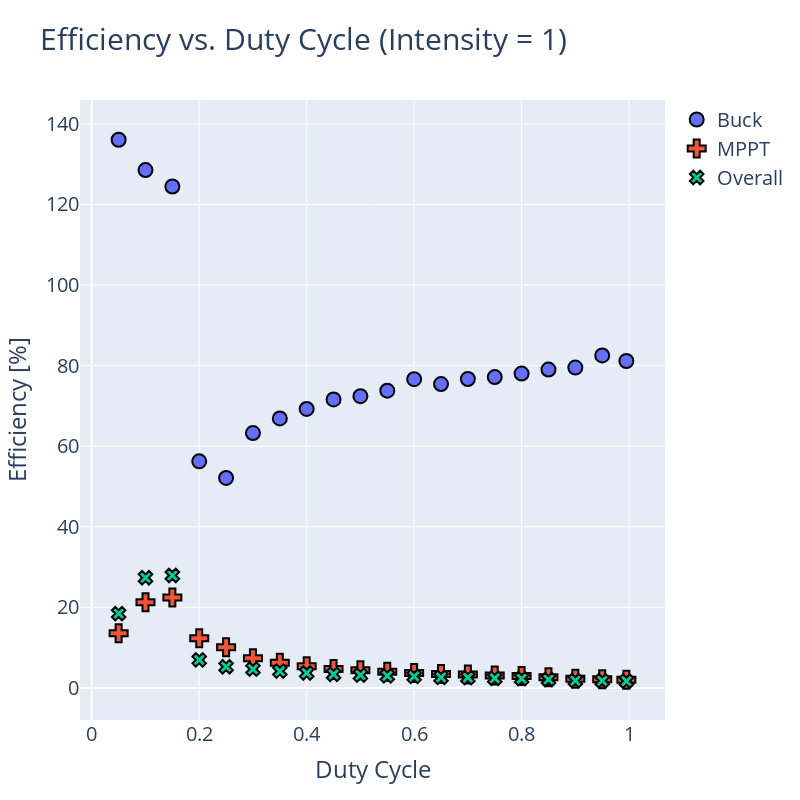

Notebook cell for this chart:
### Code cell
# Plot settings
# General font size 20
# Title font size 30
# Marker size 14
# Plot size 800x800
marker_size = 14 

# Use LaTeX text for \eta

# Use plotly go to make a plot for df_intensity_1. Plot eta1_buck, eta2_mppt, and eta_overall vs. duty cycle
fig = go.Figure()
fig.add_trace(go.Scatter(x=df_intensity_1['Duty'], y=df_intensity_1['eta1_buck'], mode='markers', name='Buck', marker=dict(size=marker_size,
                                                                                                                           symbol = 'circle',
                                                                                                                           line=dict(width=2, color='Black') 
                                                                                                                           )))
fig.add_trace(go.Scatter(x=df_intensity_1['Duty'], y=df_intensity_1['eta2_mppt'], mode='markers', name='MPPT', marker=dict(size=marker_size+1,
                                                                                                                           symbol = 'cross',
                                                                                                                           line=dict(width=2, color='Black')
                                                                                                                           )))
fig.add_trace(go.Scatter(x=df_intensity_1['Duty'], y=df_intensity_1['eta_overall'], mode='markers', name='Overall', marker=dict(size=marker_size-2,
                                                                                                                                symbol='x',
                                                                                                                                line=dict(width=2, color='Black')
                                                                                                                                )))
fig.update_layout(title='Efficiency vs. Duty Cycle (Intensity = 1)', xaxis_title='Duty Cycle', yaxis_title='Efficiency [%]', font=dict(size=20), title_font_size=30)
fig.update_layout(width=800, height=800)
fig.write_image('./plots/t4/effect_of_duty_cycle_intensity_1.png')
fig.show()

### Figure 1 — Plotly figure (JSON) as saved in the notebook; plotly's stock layout.template omitted (floating-point values rounded to 4 significant figures)
{"data": [{"marker": {"line": {"color": "Black", "width": 2}, "size": 14, "symbol": "circle"}, "mode": "markers", "name": "Buck", "type": "scatter", "x": [0.05, 0.1, 0.15, 0.2, 0.25, 0.3, 0.35, 0.4, 0.45, 0.5, 0.55, 0.6, 0.65, 0.7, 0.75, 0.8, 0.85, 0.9, 0.95, 0.995], "y": [136.1, 128.5, 124.4, 56.23, 52.13, 63.25, 66.89, 69.25, 71.6, 72.41, 73.78, 76.64, 75.4, 76.68, 77.15, 78.01, 79.01, 79.51, 82.51, 81.14]}, {"marker": {"line": {"color": "Black", "width": 2}, "size": 15, "symbol": "cross"}, "mode": "markers", "name": "MPPT", "type": "scatter", "x": [0.05, 0.1, 0.15, 0.2, 0.25, 0.3, 0.35, 0.4, 0.45, 0.5, 0.55, 0.6, 0.65, 0.7, 0.75, 0.8, 0.85, 0.9, 0.95, 0.995], "y": [13.56, 21.28, 22.43, 12.36, 10.08, 7.369, 6.224, 5.37, 4.716, 4.407, 4.046, 3.727, 3.469, 3.343, 3.109, 2.947, 2.636, 2.28, 2.145, 2.062]}, {"marker": {"line": {"color": "Black", "width": 2}, "size": 12, "symbol": "x"}, "mode": "markers", "name": "Overall", "type": "scatter", "x": [0.05, 0.1, 0.15, 0.2, 0.25, 0.3, 0.35, 0.4, 0.45, 0.5, 0.55, 0.6, 0.65, 0.7, 0.75, 0.8, 0.85, 0.9, 0.95, 0.995], "y": [18.45, 27.34, 27.91, 6.949, 5.253, 4.661, 4.164, 3.719, 3.376, 3.192, 2.985, 2.856, 2.616, 2.564, 2.399, 2.299, 2.083, 1.813, 1.77, 1.673]}], "layout": {"font": {"size": 20}, "height": 800, "title": {"font": {"size": 30}, "text": "Efficiency vs. Duty Cycle (Intensity = 1)"}, "width": 800, "xaxis": {"title": {"text": "Duty Cycle"}}, "yaxis": {"title": {"text": "Efficiency [%]"}}}}
